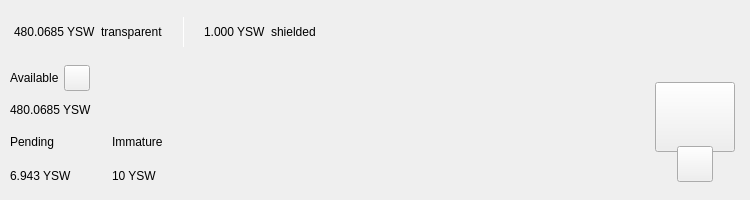
<?xml version="1.0" encoding="UTF-8"?>
<ui version="4.0">
 <class>TopBar</class>
 <widget class="QWidget" name="TopBar">
  <property name="geometry">
   <rect>
    <x>0</x>
    <y>0</y>
    <width>734</width>
    <height>200</height>
   </rect>
  </property>
  <property name="minimumSize">
   <size>
    <width>0</width>
    <height>200</height>
   </size>
  </property>
  <property name="maximumSize">
   <size>
    <width>16777215</width>
    <height>200</height>
   </size>
  </property>
  <property name="windowTitle">
   <string>Form</string>
  </property>
  <layout class="QVBoxLayout" name="verticalLayout_10" stretch="0">
   <property name="spacing">
    <number>0</number>
   </property>
   <property name="leftMargin">
    <number>0</number>
   </property>
   <property name="topMargin">
    <number>0</number>
   </property>
   <property name="rightMargin">
    <number>0</number>
   </property>
   <property name="bottomMargin">
    <number>0</number>
   </property>
   <item>
    <widget class="PFBorderImage" name="containerTop">
     <layout class="QVBoxLayout" name="verticalLayout_11">
      <property name="spacing">
       <number>0</number>
      </property>
      <property name="leftMargin">
       <number>0</number>
      </property>
      <property name="topMargin">
       <number>0</number>
      </property>
      <property name="rightMargin">
       <number>0</number>
      </property>
      <property name="bottomMargin">
       <number>0</number>
      </property>
      <item>
       <widget class="QWidget" name="top_container_2" native="true">
        <property name="minimumSize">
         <size>
          <width>0</width>
          <height>65</height>
         </size>
        </property>
        <layout class="QHBoxLayout" name="top_container">
         <property name="spacing">
          <number>0</number>
         </property>
         <property name="leftMargin">
          <number>14</number>
         </property>
         <property name="topMargin">
          <number>0</number>
         </property>
         <property name="rightMargin">
          <number>14</number>
         </property>
         <property name="bottomMargin">
          <number>0</number>
         </property>
         <item alignment="Qt::AlignVCenter">
          <widget class="QWidget" name="widgetTopAmount" native="true">
           <property name="sizePolicy">
            <sizepolicy hsizetype="Preferred" vsizetype="Maximum">
             <horstretch>0</horstretch>
             <verstretch>0</verstretch>
            </sizepolicy>
           </property>
           <layout class="QHBoxLayout" name="horizontalLayout_5">
            <property name="spacing">
             <number>5</number>
            </property>
            <property name="leftMargin">
             <number>0</number>
            </property>
            <property name="topMargin">
             <number>0</number>
            </property>
            <property name="rightMargin">
             <number>0</number>
            </property>
            <property name="bottomMargin">
             <number>0</number>
            </property>
            <item alignment="Qt::AlignTop">
             <widget class="QLabel" name="labelAmountTopYsw">
              <property name="minimumSize">
               <size>
                <width>0</width>
                <height>36</height>
               </size>
              </property>
              <property name="styleSheet">
               <string notr="true">padding:0px;margin:0px;</string>
              </property>
              <property name="text">
               <string notr="true">480.0685 YSW</string>
              </property>
             </widget>
            </item>
            <item>
             <widget class="QLabel" name="labelTrans">
              <property name="text">
               <string>transparent</string>
              </property>
             </widget>
            </item>
            <item>
             <spacer name="horizontalSpacer_11">
              <property name="orientation">
               <enum>Qt::Horizontal</enum>
              </property>
              <property name="sizeType">
               <enum>QSizePolicy::Fixed</enum>
              </property>
              <property name="sizeHint" stdset="0">
               <size>
                <width>15</width>
                <height>20</height>
               </size>
              </property>
             </spacer>
            </item>
            <item alignment="Qt::AlignVCenter">
             <widget class="QLabel" name="typeSpacerTop">
              <property name="minimumSize">
               <size>
                <width>1</width>
                <height>30</height>
               </size>
              </property>
              <property name="maximumSize">
               <size>
                <width>1</width>
                <height>30</height>
               </size>
              </property>
              <property name="styleSheet">
               <string notr="true">background-color:white;
padding:0px;
border:none;</string>
              </property>
              <property name="text">
               <string/>
              </property>
             </widget>
            </item>
            <item>
             <spacer name="horizontalSpacer_12">
              <property name="orientation">
               <enum>Qt::Horizontal</enum>
              </property>
              <property name="sizeType">
               <enum>QSizePolicy::Fixed</enum>
              </property>
              <property name="sizeHint" stdset="0">
               <size>
                <width>15</width>
                <height>20</height>
               </size>
              </property>
             </spacer>
            </item>
            <item alignment="Qt::AlignTop">
             <widget class="QLabel" name="labelAmountTopShieldedYsw">
              <property name="minimumSize">
               <size>
                <width>0</width>
                <height>36</height>
               </size>
              </property>
              <property name="text">
               <string notr="true">1.000 YSW</string>
              </property>
             </widget>
            </item>
            <item>
             <widget class="QLabel" name="labelShield">
              <property name="text">
               <string>shielded</string>
              </property>
             </widget>
            </item>
           </layout>
          </widget>
         </item>
         <item>
          <spacer name="horizontalSpacer">
           <property name="orientation">
            <enum>Qt::Horizontal</enum>
           </property>
           <property name="sizeHint" stdset="0">
            <size>
             <width>40</width>
             <height>20</height>
            </size>
           </property>
          </spacer>
         </item>
         <item>
          <layout class="QHBoxLayout" name="horizontalLayout_4">
           <property name="spacing">
            <number>12</number>
           </property>
           <property name="rightMargin">
            <number>0</number>
           </property>
           <item alignment="Qt::AlignRight">
            <widget class="QWidget" name="layoutSync" native="true">
             <property name="minimumSize">
              <size>
               <width>0</width>
               <height>36</height>
              </size>
             </property>
             <property name="maximumSize">
              <size>
               <width>16777215</width>
               <height>36</height>
              </size>
             </property>
             <layout class="QVBoxLayout" name="verticalLayout_9">
              <property name="leftMargin">
               <number>0</number>
              </property>
              <property name="topMargin">
               <number>0</number>
              </property>
              <property name="rightMargin">
               <number>0</number>
              </property>
              <property name="bottomMargin">
               <number>0</number>
              </property>
              <item>
               <widget class="ExpandableButton" name="pushButtonSync" native="true">
                <property name="minimumSize">
                 <size>
                  <width>36</width>
                  <height>36</height>
                 </size>
                </property>
                <property name="maximumSize">
                 <size>
                  <width>16777215</width>
                  <height>36</height>
                 </size>
                </property>
               </widget>
              </item>
             </layout>
            </widget>
           </item>
           <item>
            <widget class="ExpandableButton" name="pushButtonHDUpgrade" native="true">
             <property name="minimumSize">
              <size>
               <width>36</width>
               <height>36</height>
              </size>
             </property>
            </widget>
           </item>
           <item>
            <widget class="ExpandableButton" name="pushButtonStack" native="true">
             <property name="minimumSize">
              <size>
               <width>36</width>
               <height>36</height>
              </size>
             </property>
            </widget>
           </item>
           <item>
            <widget class="ExpandableButton" name="pushButtonColdStaking" native="true">
             <property name="minimumSize">
              <size>
               <width>36</width>
               <height>36</height>
              </size>
             </property>
            </widget>
           </item>
           <item>
            <widget class="ExpandableButton" name="pushButtonConnection" native="true">
             <property name="minimumSize">
              <size>
               <width>36</width>
               <height>36</height>
              </size>
             </property>
            </widget>
           </item>
           <item>
            <widget class="ExpandableButton" name="pushButtonTor" native="true">
             <property name="minimumSize">
              <size>
               <width>36</width>
               <height>36</height>
              </size>
             </property>
            </widget>
           </item>
           <item>
            <widget class="ExpandableButton" name="pushButtonLock" native="true">
             <property name="sizePolicy">
              <sizepolicy hsizetype="Expanding" vsizetype="Expanding">
               <horstretch>0</horstretch>
               <verstretch>0</verstretch>
              </sizepolicy>
             </property>
             <property name="minimumSize">
              <size>
               <width>36</width>
               <height>0</height>
              </size>
             </property>
            </widget>
           </item>
           <item>
            <widget class="ExpandableButton" name="pushButtonTheme" native="true">
             <property name="minimumSize">
              <size>
               <width>36</width>
               <height>36</height>
              </size>
             </property>
             <property name="maximumSize">
              <size>
               <width>16777215</width>
               <height>36</height>
              </size>
             </property>
            </widget>
           </item>
           <item>
            <widget class="ExpandableButton" name="pushButtonFAQ" native="true">
             <property name="minimumSize">
              <size>
               <width>36</width>
               <height>36</height>
              </size>
             </property>
            </widget>
           </item>
          </layout>
         </item>
        </layout>
       </widget>
      </item>
      <item>
       <widget class="QWidget" name="bottom_container" native="true">
        <property name="minimumSize">
         <size>
          <width>0</width>
          <height>135</height>
         </size>
        </property>
        <layout class="QHBoxLayout" name="botton_container">
         <property name="leftMargin">
          <number>10</number>
         </property>
         <property name="topMargin">
          <number>0</number>
         </property>
         <property name="rightMargin">
          <number>10</number>
         </property>
         <property name="bottomMargin">
          <number>10</number>
         </property>
         <item>
          <layout class="QVBoxLayout" name="verticalLayout_7">
           <property name="spacing">
            <number>0</number>
           </property>
           <property name="leftMargin">
            <number>0</number>
           </property>
           <property name="rightMargin">
            <number>30</number>
           </property>
           <item>
            <layout class="QVBoxLayout" name="verticalLayout_2">
             <item>
              <layout class="QHBoxLayout" name="horizontalLayoutContainerAvailable">
               <property name="spacing">
                <number>5</number>
               </property>
               <item>
                <widget class="QLabel" name="labelTitle1">
                 <property name="text">
                  <string>Available</string>
                 </property>
                </widget>
               </item>
               <item>
                <widget class="QPushButton" name="pushButtonBalanceInfo">
                 <property name="minimumSize">
                  <size>
                   <width>26</width>
                   <height>26</height>
                  </size>
                 </property>
                 <property name="maximumSize">
                  <size>
                   <width>26</width>
                   <height>26</height>
                  </size>
                 </property>
                 <property name="mouseTracking">
                  <bool>true</bool>
                 </property>
                 <property name="focusPolicy">
                  <enum>Qt::NoFocus</enum>
                 </property>
                 <property name="text">
                  <string notr="true"/>
                 </property>
                 <property name="iconSize">
                  <size>
                   <width>24</width>
                   <height>24</height>
                  </size>
                 </property>
                 <property name="shortcut">
                  <string notr="true"/>
                 </property>
                </widget>
               </item>
               <item>
                <spacer name="horizontalSpacer_4">
                 <property name="orientation">
                  <enum>Qt::Horizontal</enum>
                 </property>
                 <property name="sizeType">
                  <enum>QSizePolicy::MinimumExpanding</enum>
                 </property>
                 <property name="sizeHint" stdset="0">
                  <size>
                   <width>20</width>
                   <height>20</height>
                  </size>
                 </property>
                </spacer>
               </item>
              </layout>
             </item>
             <item>
              <widget class="QLabel" name="labelAmountYsw">
               <property name="text">
                <string notr="true">480.0685 YSW</string>
               </property>
              </widget>
             </item>
            </layout>
           </item>
           <item>
            <widget class="QWidget" name="container_imm_pend" native="true">
             <layout class="QHBoxLayout" name="horizontalLayout_2">
              <property name="spacing">
               <number>0</number>
              </property>
              <property name="leftMargin">
               <number>0</number>
              </property>
              <property name="topMargin">
               <number>0</number>
              </property>
              <property name="rightMargin">
               <number>0</number>
              </property>
              <property name="bottomMargin">
               <number>0</number>
              </property>
              <item alignment="Qt::AlignLeft">
               <widget class="QWidget" name="container_pending" native="true">
                <property name="sizePolicy">
                 <sizepolicy hsizetype="Minimum" vsizetype="Preferred">
                  <horstretch>0</horstretch>
                  <verstretch>0</verstretch>
                 </sizepolicy>
                </property>
                <layout class="QVBoxLayout" name="verticalLayout_3">
                 <property name="leftMargin">
                  <number>0</number>
                 </property>
                 <property name="topMargin">
                  <number>0</number>
                 </property>
                 <property name="rightMargin">
                  <number>0</number>
                 </property>
                 <property name="bottomMargin">
                  <number>0</number>
                 </property>
                 <item>
                  <widget class="QLabel" name="labelTitle3">
                   <property name="text">
                    <string>Pending</string>
                   </property>
                  </widget>
                 </item>
                 <item>
                  <widget class="QLabel" name="labelPendingYsw">
                   <property name="text">
                    <string notr="true">6.943 YSW</string>
                   </property>
                  </widget>
                 </item>
                </layout>
               </widget>
              </item>
              <item>
               <spacer name="horizontalSpacer_3">
                <property name="orientation">
                 <enum>Qt::Horizontal</enum>
                </property>
                <property name="sizeType">
                 <enum>QSizePolicy::Fixed</enum>
                </property>
                <property name="sizeHint" stdset="0">
                 <size>
                  <width>40</width>
                  <height>20</height>
                 </size>
                </property>
               </spacer>
              </item>
              <item alignment="Qt::AlignLeft">
               <widget class="QWidget" name="container_immature" native="true">
                <property name="sizePolicy">
                 <sizepolicy hsizetype="Minimum" vsizetype="Preferred">
                  <horstretch>0</horstretch>
                  <verstretch>0</verstretch>
                 </sizepolicy>
                </property>
                <layout class="QVBoxLayout" name="verticalLayout_4">
                 <property name="leftMargin">
                  <number>0</number>
                 </property>
                 <property name="topMargin">
                  <number>0</number>
                 </property>
                 <property name="rightMargin">
                  <number>0</number>
                 </property>
                 <property name="bottomMargin">
                  <number>0</number>
                 </property>
                 <item>
                  <widget class="QLabel" name="labelTitle4">
                   <property name="text">
                    <string>Immature</string>
                   </property>
                  </widget>
                 </item>
                 <item>
                  <widget class="QLabel" name="labelImmatureYsw">
                   <property name="text">
                    <string notr="true">10 YSW</string>
                   </property>
                  </widget>
                 </item>
                </layout>
               </widget>
              </item>
              <item>
               <spacer name="horizontalSpacer_5">
                <property name="orientation">
                 <enum>Qt::Horizontal</enum>
                </property>
                <property name="sizeHint" stdset="0">
                 <size>
                  <width>40</width>
                  <height>20</height>
                 </size>
                </property>
               </spacer>
              </item>
             </layout>
            </widget>
           </item>
          </layout>
         </item>
         <item>
          <spacer name="horizontalSpacer_2">
           <property name="orientation">
            <enum>Qt::Horizontal</enum>
           </property>
           <property name="sizeHint" stdset="0">
            <size>
             <width>40</width>
             <height>20</height>
            </size>
           </property>
          </spacer>
         </item>
         <item alignment="Qt::AlignHCenter|Qt::AlignVCenter">
          <widget class="QWidget" name="qrContainer" native="true">
           <property name="sizePolicy">
            <sizepolicy hsizetype="Preferred" vsizetype="Minimum">
             <horstretch>0</horstretch>
             <verstretch>0</verstretch>
            </sizepolicy>
           </property>
           <property name="minimumSize">
            <size>
             <width>90</width>
             <height>110</height>
            </size>
           </property>
           <property name="maximumSize">
            <size>
             <width>90</width>
             <height>110</height>
            </size>
           </property>
           <layout class="QVBoxLayout" name="containerQR">
            <property name="spacing">
             <number>0</number>
            </property>
            <property name="leftMargin">
             <number>5</number>
            </property>
            <property name="topMargin">
             <number>10</number>
            </property>
            <property name="rightMargin">
             <number>5</number>
            </property>
            <property name="bottomMargin">
             <number>0</number>
            </property>
            <item>
             <widget class="QPushButton" name="btnQr">
              <property name="minimumSize">
               <size>
                <width>70</width>
                <height>70</height>
               </size>
              </property>
              <property name="maximumSize">
               <size>
                <width>16777215</width>
                <height>70</height>
               </size>
              </property>
              <property name="focusPolicy">
               <enum>Qt::NoFocus</enum>
              </property>
              <property name="text">
               <string/>
              </property>
              <property name="iconSize">
               <size>
                <width>70</width>
                <height>70</height>
               </size>
              </property>
             </widget>
            </item>
            <item>
             <spacer name="verticalSpacer">
              <property name="orientation">
               <enum>Qt::Vertical</enum>
              </property>
              <property name="sizeType">
               <enum>QSizePolicy::Fixed</enum>
              </property>
              <property name="sizeHint" stdset="0">
               <size>
                <width>20</width>
                <height>20</height>
               </size>
              </property>
             </spacer>
            </item>
            <item alignment="Qt::AlignHCenter|Qt::AlignBottom">
             <widget class="QPushButton" name="pushButtonQR">
              <property name="minimumSize">
               <size>
                <width>36</width>
                <height>36</height>
               </size>
              </property>
              <property name="maximumSize">
               <size>
                <width>36</width>
                <height>36</height>
               </size>
              </property>
              <property name="focusPolicy">
               <enum>Qt::NoFocus</enum>
              </property>
              <property name="text">
               <string/>
              </property>
             </widget>
            </item>
           </layout>
          </widget>
         </item>
        </layout>
       </widget>
      </item>
     </layout>
    </widget>
   </item>
  </layout>
 </widget>
 <customwidgets>
  <customwidget>
   <class>ExpandableButton</class>
   <extends>QWidget</extends>
   <header>qt/yieldstakingwallet/expandablebutton.h</header>
   <container>1</container>
  </customwidget>
  <customwidget>
   <class>PFBorderImage</class>
   <extends>QFrame</extends>
   <header>qt/yieldstakingwallet/pfborderimage.h</header>
   <container>1</container>
  </customwidget>
 </customwidgets>
 <resources/>
 <connections/>
</ui>
